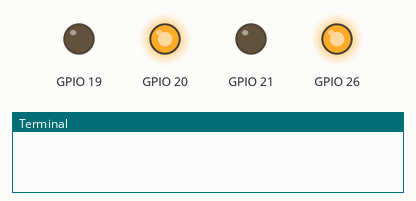
A program run on a simulated Raspberry Pi (BCM pin numbers). On the bench: output pins drawn as LEDs (lit = HIGH), the last lines printed to the terminal. At 0.4 s the program stops and its outputs stay as they are.

Above: at 0.01 s.
At 0.5 s:
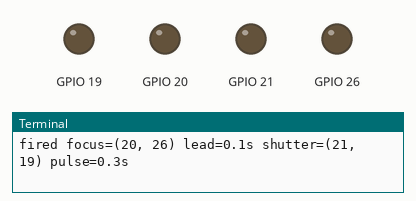
Timing chart, 0 to 1.9 s (numbered marks = the images above):
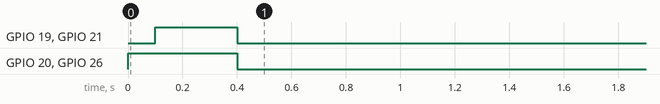

The program:

gpio_seq.py
```python
#!/usr/bin/env python3
"""Focus-then-shutter sequence for Pi + dual synced TRS (Instructables-style).

Hardware: four 4N35 (two per TRS jack). BCM 20/21 are J1, and J2 while
JP1/JP2 pads 1–2 are bridged. BCM 26/19 are J2 after those jumpers
are cut and pads 2–3 are bridged. Both pairs are pulsed together.
See README.md and gpio_trigger/bom.md.

Standalone — does not import cam.gpio.
"""

from __future__ import annotations

import argparse
import time
from pathlib import Path

FOCUS_PIN = 20
SHUTTER_PIN = 21
# Camera B when JP1/JP2 are cut and bridged 2–3. Idle if the default
# 1–2 bridge is still in place.
FOCUS_PINS = (20, 26)
SHUTTER_PINS = (21, 19)
FOCUS_LEAD_S = 0.1
SHUTTER_PULSE_S = 0.3


def _chip_path() -> str:
    for candidate in ("/dev/gpiochip4", "/dev/gpiochip0"):
        if Path(candidate).exists():
            return candidate
    return "/dev/gpiochip0"


class _Lines:
    """Hold GPIO outputs for a multi-step Nikon release sequence."""

    def __init__(self, pins: tuple[int, ...]) -> None:
        self._pins = pins
        self._backend = None
        self._req = None
        self._lgpio = None
        self._rpi = False

    def __enter__(self) -> _Lines:
        try:
            import gpiod
            from gpiod.line import Direction, Value

            cfg = {
                pin: gpiod.LineSettings(
                    direction=Direction.OUTPUT, output_value=Value.INACTIVE
                )
                for pin in self._pins
            }
            self._req = gpiod.request_lines(
                _chip_path(), consumer="gpio_trigger", config=cfg
            )
            self._backend = "gpiod"
            self._Value = Value
            return self
        except ImportError:
            pass
        try:
            import lgpio

            num = int(Path(_chip_path()).name.replace("gpiochip", "") or "0")
            self._lgpio = (lgpio.gpiochip_open(num), lgpio)
            for pin in self._pins:
                lgpio.gpio_claim_output(self._lgpio[0], pin, 0)
            self._backend = "lgpio"
            return self
        except ImportError:
            pass
        import RPi.GPIO as GPIO

        GPIO.setmode(GPIO.BCM)
        GPIO.setwarnings(False)
        for pin in self._pins:
            GPIO.setup(pin, GPIO.OUT, initial=GPIO.LOW)
        self._backend = "rpi"
        self._rpi = True
        return self

    def __exit__(self, *exc) -> None:
        if self._req is not None:
            try:
                for pin in self._pins:
                    self.set(pin, False)
            except Exception:
                pass
            # libgpiod 2 LineRequest releases with release(), not close().
            release = getattr(self._req, "release", None)
            if callable(release):
                release()
            self._req = None
        if self._lgpio is not None:
            h, lgpio = self._lgpio
            lgpio.gpiochip_close(h)
        if self._rpi:
            import RPi.GPIO as GPIO

            GPIO.cleanup(self._pins)

    def set(self, pin: int, high: bool) -> None:
        self.set_many((pin,), high)

    def set_many(self, pins: tuple[int, ...], high: bool) -> None:
        if self._backend == "gpiod":
            val = self._Value.ACTIVE if high else self._Value.INACTIVE
            self._req.set_values({pin: val for pin in pins})
        elif self._backend == "lgpio":
            h, lgpio = self._lgpio
            level = 1 if high else 0
            for pin in pins:
                lgpio.gpio_write(h, pin, level)
        else:
            import RPi.GPIO as GPIO

            level = GPIO.HIGH if high else GPIO.LOW
            for pin in pins:
                GPIO.output(pin, level)


def fire(
    focus_lead_s: float = FOCUS_LEAD_S,
    shutter_pulse_s: float = SHUTTER_PULSE_S,
    focus_pin: int = FOCUS_PIN,
    shutter_pin: int = SHUTTER_PIN,
    focus_pins: tuple[int, ...] = FOCUS_PINS,
    shutter_pins: tuple[int, ...] = SHUTTER_PINS,
) -> None:
    focus = tuple(dict.fromkeys((focus_pin, *focus_pins)))
    shutter = tuple(dict.fromkeys((shutter_pin, *shutter_pins)))
    with _Lines((*focus, *shutter)) as lines:
        lines.set_many(shutter, False)
        lines.set_many(focus, True)
        time.sleep(focus_lead_s)
        lines.set_many(shutter, True)
        time.sleep(shutter_pulse_s)
        lines.set_many(shutter, False)
        lines.set_many(focus, False)


def main() -> None:
    p = argparse.ArgumentParser(description="Nikon focus-then-shutter GPIO sequence")
    p.add_argument("--focus-pin", type=int, default=FOCUS_PIN)
    p.add_argument("--shutter-pin", type=int, default=SHUTTER_PIN)
    p.add_argument("--focus", type=float, default=FOCUS_LEAD_S, help="seconds focus held before shutter")
    p.add_argument("--shutter", type=float, default=SHUTTER_PULSE_S, help="seconds shutter held high")
    p.add_argument(
        "--hold-focus",
        action="store_true",
        help="assert focus only (leave high until Ctrl+C)",
    )
    args = p.parse_args()
    focus = tuple(dict.fromkeys((args.focus_pin, *FOCUS_PINS)))
    shutter = tuple(dict.fromkeys((args.shutter_pin, *SHUTTER_PINS)))
    if args.hold_focus:
        with _Lines((*focus, *shutter)) as lines:
            lines.set_many(shutter, False)
            lines.set_many(focus, True)
            print(f"focus BCM {focus} HIGH — Ctrl+C to release")
            try:
                while True:
                    time.sleep(1)
            except KeyboardInterrupt:
                lines.set_many(focus, False)
        return
    fire(args.focus, args.shutter, args.focus_pin, args.shutter_pin)
    print(
        f"fired focus={focus} lead={args.focus}s "
        f"shutter={shutter} pulse={args.shutter}s"
    )


if __name__ == "__main__":
    main()
```
